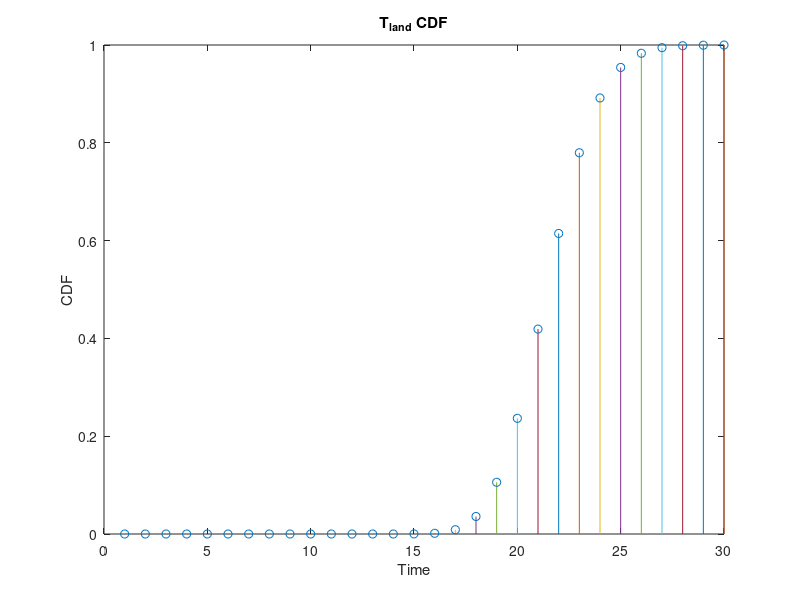
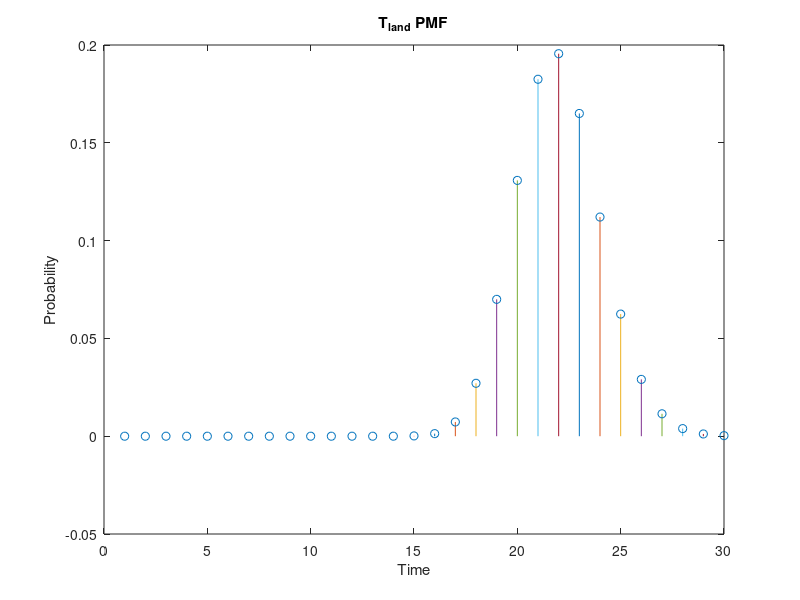
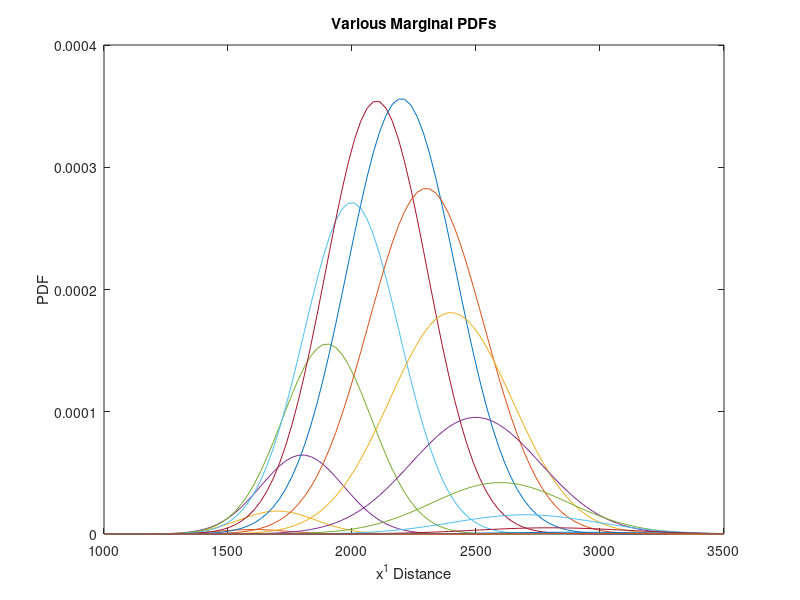
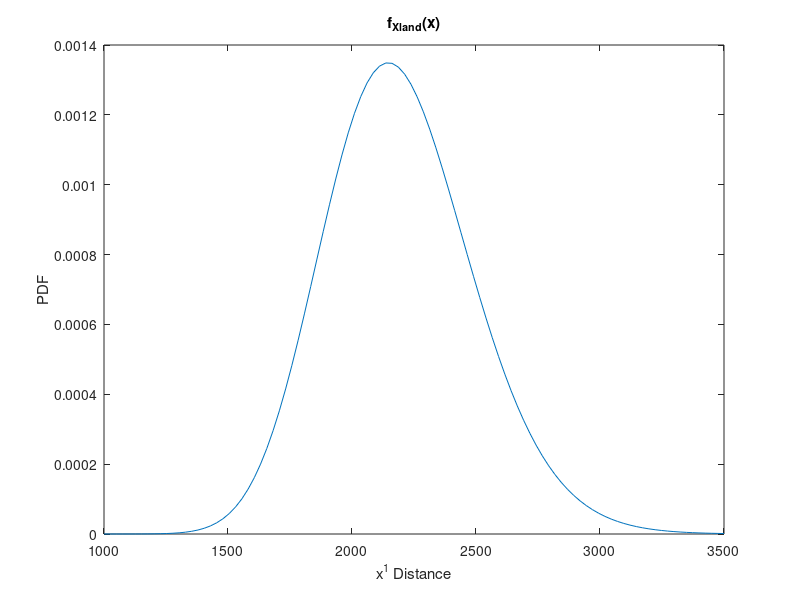

Write the MATLAB code that produced these figures, in order. (Note: this script raises an error after producing the figures.)
%% Problems 1 and 2
close all
%Initial variables and equations given in project document
x_00 = [0;00;100;100];
P_00 = [0 0 0 0; 0 0 0 0; 0 0 25 5; 0 0 5 25];
A = [1 0 1 0; 0 1 0 1; 0 0 1 0; 0 0 0 1];
Bu_t = [0;0;0;-9.8];
Q =[20 0 5 0; 0 20 0 5; 5 0 10 0; 0 5 0 10];

%Initializes discrete time vector and sets up matrix to hold probability
%values for the cdf plot
figure
t = 1:1:30;
cdf_vect = zeros(1,30);
muy_vect = zeros(1,30);
mux_vect = zeros(1,30);
stdx_vect = zeros(1,30);
stdy_vect = zeros(1,30);
rho_vect = zeros(1,30);

%Same code as from Problem 1, but this iteration calculates the probability
%that the projectile has hit the ground by every time t <= 30 and puts that
%probability into a matrix
for i = 1:30
    x_00 = A*x_00 + Bu_t;
    P_00 = A*P_00*A.' + Q;
    prob_cdf = normcdf(0, x_00(2,1), sqrt(P_00(2,2)));
    cdf_vect(i) = prob_cdf;
    
    %keeps track of values needed for equations for 2d
    mux_vect(i) = x_00(1,1);
    muy_vect(i) = x_00(2,1);
    stdx_vect(i) = sqrt(P_00(2,2));
    stdy_vect(i) = sqrt(P_00(1,1));
    rho_vect(i) = (P_00(1,2)/(x_00(2,1)*x_00(1,1)));
    
    %Plots the vertical lines to data points
    plot([i i],[0 prob_cdf])
    hold on
end

%Plots the probabilities calculated above against their time stamps to form
%the discrete cdf of T_land
scatter(t,cdf_vect)
title('T_{land} CDF')
xlabel('Time')
ylabel('CDF')
figure

%This block of code finds the height differences between the cdf points,
%which are the probabilities of the points (pmf) since this is a discrete system.
pmf_vect = [cdf_vect(1)];
for j = 2:30
    prob_pmf = cdf_vect(j) - cdf_vect(j-1);
    pmf_vect = [pmf_vect; prob_pmf];
    plot([j j],[0 prob_pmf])
    hold on
end

%Plots the pmf versus time
scatter(t, pmf_vect)
title('T_{land} PMF')
xlabel('Time')
ylabel('Probability')
pmf_vect_t = [pmf_vect.';t];

%Initializes vectors for containing the summation values
x = linspace(1000,3500);
values = 0;
final = 0;
new_mu = zeros(1,30);
new_std = zeros(1,30);
figure
sum_mean = 0;
sum_Ex2 = 0;

%Looking at all discrete t from 1 to 30, every 1 second
for a = 1:30
    %Calculates the various Marginal pdfs, evaluates them over the specified x
    %interval and scales them with their respective probabilities, plots the 
    %individuals, then sums their values into the final variable
    new_mu(a) = mux_vect(a) + (stdx_vect(a)/stdy_vect(a)*rho_vect(a)*(-muy_vect(a)));
    new_std(a) = sqrt((1-rho_vect(a)^2)*stdx_vect(a)^2);
    values = (pmf_vect(a)*normpdf(x,new_mu(a),new_std(a)));
    final = final+values;
    title('Various Marginal PDFs')
    xlabel('x^1 Distance')
    ylabel('PDF')
    plot(x, values)
    hold on
    
    %Finds the expected values of the marginal pdfs separately, then adds
    %them together to get the expected value of the mixture
    fun_Ex = @(y) (y.*pmf_vect(a).*normpdf(y,new_mu(a),new_std(a)));
    individual_mean = integral(fun_Ex,1000,3500);
    sum_mean = sum_mean + individual_mean;
    
    %Finds E[x^2] for each marginal pdf, then adds them together to get the
    %mixture value
    fun_Ex2 = @(y) (y.^2.*pmf_vect(a).*normpdf(y,new_mu(a),new_std(a)));
    individual_Ex2 = integral(fun_Ex2,1000,3500);
    sum_Ex2 = sum_Ex2 + individual_Ex2;
end

%Prints the mixture mean, calculates its variance and then prints it as
%well
sum_mean
sum_variance = sum_Ex2 - (sum_mean)^2

%Plots the summation of the marginals scaled by probability
figure
plot(x, final)
title('f_X_{land}(x)')
xlabel('x^1 Distance')
ylabel('PDF')

%% Problem 3 base vs radar
clear all
close all

%Initial variables and equations given in project document
x_pre = [0;00;100;100];
P_pre = [0 0 0 0; 0 0 0 0; 0 0 25 5; 0 0 5 25];
A = [1 0 1 0; 0 1 0 1; 0 0 1 0; 0 0 0 1];
Bu_t = [0;0;0;-9.8];
Q =[20 0 5 0; 0 20 0 5; 5 0 10 0; 0 5 0 10];
w_t_mu=[0,0,0,0];
R = [9 3 ; 3 9];
r_t_mu = [0 0];
C = [1 0 0 0;0 1 0 0];

%Initializes discrete time vector and sets up vectors to hold position
%values
t = 1:1:30;
x_position_vect = [];
x2_position_vect = [];
x_radar_vect = [];
y_radar_vect = [];

%Generates an initial condition from the bivariate Gaussian, transposes to
%have correct format
x_t = mvnrnd(x_pre,P_pre,1);
x_t = x_t.';
    
%For 30 timesteps, generates a random w_t value and uses that, with the
%given equations, to predict the position at the next timestep.  Loop is
%broken if projectile hits the ground before 30
for i = 1:30
    %This section calculates the radar measurements y 
    r_t = mvnrnd(r_t_mu,R,1).';
    y_t = C*x_t + r_t;
    
    w_t = mvnrnd(w_t_mu,Q,1);
    x_t = A*x_t + Bu_t + w_t;
    
    if x_t(2) <= 0
        break
    end
 
    x_position_vect = [x_position_vect x_t(1)];
    x2_position_vect = [x2_position_vect x_t(2)];
    
    x_radar_vect(i) = y_t(1);
    y_radar_vect(i) = y_t(2);
         
end
   
%Plots the radar observations versus the ground truth measurements  
figure()
scatter(x_position_vect,x2_position_vect)
hold on
xlabel('x^1 Distance')
ylabel('x^2 Distance')
title('One Realization of Trajectory with Radar')
scatter(x_radar_vect,y_radar_vect)
legend('Ground Truth','Radar Observations')
hold off

%% Problem 3 Kalman filter and graph comparison

close all
%Initial variables and equations given in project document
x_pre = [0;00;100;100];
P_pre = [0 0 0 0; 0 0 0 0; 0 0 25 5; 0 0 5 25];
A = [1 0 1 0; 0 1 0 1; 0 0 1 0; 0 0 0 1];
Bu_t = [0;0;0;-9.8];
Q =[20 0 5 0; 0 20 0 5; 5 0 10 0; 0 5 0 10];
w_t_mu=[0,0,0,0];
R = [9 3 ; 3 9];
r_t_mu = [0 0];
C = [1 0 0 0;0 1 0 0];

%Generates an initial condition from the bivariate Gaussian, transposes to
%have correct format
x_t = mvnrnd(x_pre,P_pre,1);
x_t = x_t.';

%Running kalman filter for 10 seconds
for i = 1:10

    %This section calculates the radar measurements y 
    r_t = mvnrnd(r_t_mu,R,1).';
    y_t = C*x_t + r_t;

%Updates the state x
    w_t = mvnrnd(w_t_mu,Q,1).';
    x_t = A*x_t + Bu_t + w_t;

%Kalman filtering subscript pre for prediction, up for update 
    x_pre = A*x_pre + Bu_t;
    P_pre = A*P_pre*A.' + Q;
    y_up = y_t - C*x_pre;
    S_up = C*P_pre*C.' + R;
    K_up = P_pre*C.'*S_up^-1;
    x_up = x_pre + K_up*y_up;
    P_up = (eye(4)-K_up*C)*P_pre;
end

x_t_kalman = x_up
P_t_kalman = P_up

%Initial matrices
x_up = [0;00;100;100];
P_up = [0 0 0 0; 0 0 0 0; 0 0 25 5; 0 0 5 25];
A = [1 0 1 0; 0 1 0 1; 0 0 1 0; 0 0 0 1];
Bu_t = [0;0;0;-9.8];
Q =[20 0 5 0; 0 20 0 5; 5 0 10 0; 0 5 0 10];

%Updates value for five time steps of one second
for i = 1:10
        x_up = A*x_up + Bu_t;
        P_up = A*P_up*A.' + Q;
end

%Outputs final results and corrects variable name
x_100 = x_up
P_100 = P_up

figure
hold on
confidence_ellipse(x_100,P_100, .9, 'r')
confidence_ellipse(x_t_kalman,P_t_kalman, .9, 'b')
title('90% CI at t = 10 With and Without Filtering')
xlabel('x^1 Distance')
ylabel('x^2 Distance')
legend('No Filter','Kalman Filter')
hold off
%% Problem 3 kalman up to t = 10 then prediction without kalman
close all
%Initial variables and equations given in project document
x_pre = [0;00;100;100];
P_pre = [0 0 0 0; 0 0 0 0; 0 0 25 5; 0 0 5 25];
A = [1 0 1 0; 0 1 0 1; 0 0 1 0; 0 0 0 1];
Bu_t = [0;0;0;-9.8];
Q =[20 0 5 0; 0 20 0 5; 5 0 10 0; 0 5 0 10];
w_t_mu=[0,0,0,0];
R = [9 3 ; 3 9];
r_t_mu = [0 0];
C = [1 0 0 0;0 1 0 0];

%Generates an initial condition from the bivariate Gaussian, transposes to
%have correct format
x_t = mvnrnd(x_pre,P_pre,1);
x_t = x_t.';

%Sets up time vector and a vector to store points for the cdf
figure
t = 1:1:30;
cdf_vect = zeros(1,30);
cdf_vect = zeros(1,30);
muy_vect = zeros(1,30);
mux_vect = zeros(1,30);
stdx_vect = zeros(1,30);
stdy_vect = zeros(1,30);
rho_vect = zeros(1,30);
x_position_vect = [];
x2_position_vect = [];
x_radar_vect = [];
y_radar_vect = [];

%Running kalman filter for 10 seconds
for i = 1:10

    %This section calculates the radar measurements y 
    r_t = mvnrnd(r_t_mu,R,1).';
    y_t = C*x_t + r_t;

%Updates the state x
    w_t = mvnrnd(w_t_mu,Q,1).';
    x_t = A*x_t + Bu_t + w_t;

%Kalman filtering subscript pre for prediction, up for update 
    x_pre = A*x_pre + Bu_t;
    P_pre = A*P_pre*A.' + Q;
    y_up = y_t - C*x_pre;
    S_up = C*P_pre*C.' + R;
    K_up = P_pre*C.'*S_up^-1;
    x_up = x_pre + K_up*y_up;
    P_up = (eye(4)-K_up*C)*P_pre;
    
    %Calculates the probability that the projectile has hit the ground by
    %the given time and stores it in the vector
    prob_cdf = normcdf(0, x_up(2,1), sqrt(P_up(2,2)));
    cdf_vect(i) = prob_cdf;
    
    %keeps track of values needed for equations for position calculation
    mux_vect(i) = x_up(1,1);
    muy_vect(i) = x_up(2,1);
    stdx_vect(i) = sqrt(P_up(2,2));
    stdy_vect(i) = sqrt(P_up(1,1));
    rho_vect(i) = (P_up(1,2)/(x_up(2,1)*x_up(1,1)));
    
    %Plots the vertical lines to data points
    plot([i i],[0 prob_cdf])
    hold on
end

kalman_mean = x_up
kalman_covariance = P_up

%Same code as from problem 2, but this only starts after the radar has
%stopped working and there are no measurements
for i = 11:30
    x_up = A*x_up + Bu_t;
    P_up = A*P_up*A.' + Q;
    prob_cdf = normcdf(0, x_up(2,1), sqrt(P_up(2,2)));
    cdf_vect(i) = prob_cdf;
    
    %keeps track of values needed for equations for position calculation
    mux_vect(i) = x_up(1,1);
    muy_vect(i) = x_up(2,1);
    stdx_vect(i) = sqrt(P_up(2,2));
    stdy_vect(i) = sqrt(P_up(1,1));
    rho_vect(i) = (P_up(1,2)/(x_up(2,1)*x_up(1,1)));
    
    
    %Plots the vertical lines to data points
    plot([i i],[0 prob_cdf])
    hold on
end

%Plots the probabilities calculated above against their time stamps to form
%the discrete cdf of T_land
scatter(t,cdf_vect)
title('T_{land} CDF')
xlabel('Time')
ylabel('CDF')
figure


%This block of code finds the height differences between the cdf points,
%which are the probabilities of the points (pmf) since this is a discrete system.
pmf_vect = [cdf_vect(1)];
for j = 2:30
    prob_pmf = cdf_vect(j) - cdf_vect(j-1);
    pmf_vect = [pmf_vect; prob_pmf];
    plot([j j],[0 prob_pmf])
    hold on
end

%Plots the pmf versus time
scatter(t, pmf_vect)
title('T_{land} PMF')
xlabel('Time')
ylabel('Probability')
pmf_vect_t = [pmf_vect.';t];
ylim([0,0.5]);

%Initializes vectors for containing the summation values
x = linspace(1000,3500);
values = 0;
final = 0;
new_mu = zeros(1,30);
new_std = zeros(1,30);
figure
sum_mean = 0;
sum_Ex2 = 0;

%Looking at all discrete t from 1 to 30, every 1 second
for a = 1:30
    %Calculates the various Marginal pdfs, evaluates them over the specified x
    %interval and scales them with their respective probabilities, plots the 
    %individuals, then sums their values into the final variable
    new_mu(a) = mux_vect(a) + (stdx_vect(a)/stdy_vect(a)*rho_vect(a)*(-muy_vect(a)));
    new_std(a) = sqrt((1-rho_vect(a)^2)*stdx_vect(a)^2);
    values = (pmf_vect(a)*normpdf(x,new_mu(a),new_std(a)));
    final = final+values;
    title('Various Marginal PDFs')
    xlabel('x^1 Distance')
    ylabel('PDF')
    plot(x, values)
    hold on
    
    %Finds the expected values of the marginal pdfs separately, then adds
    %them together to get the expected value of the mixture
    fun_Ex = @(y) (y.*pmf_vect(a).*normpdf(y,new_mu(a),new_std(a)));
    individual_mean = integral(fun_Ex,1000,3500);
    sum_mean = sum_mean + individual_mean;
    
    %Finds E[x^2] for each marginal pdf, then adds them together to get the
    %mixture value
    fun_Ex2 = @(y) (y.^2.*pmf_vect(a).*normpdf(y,new_mu(a),new_std(a)));
    individual_Ex2 = integral(fun_Ex2,1000,3500);
    sum_Ex2 = sum_Ex2 + individual_Ex2;
end

%Prints the mixture mean, calculates its variance and then prints it as
%well
sum_mean
sum_variance = sum_Ex2 - (sum_mean)^2

%Plots the summation of the marginals scaled by probability
figure
plot(x, final)
title('f_X_{land}(x)')
xlabel('x^1 Distance')
ylabel('PDF')
%% Plotting possible realizations after radar stops
close all
%Initial variables and equations given in project document, with x10/10 and
%p10/10 calculated from Kalman filtering in part c
x_10 = [909.7296,582.0647,88.6520,5.0765];
P_10 = [8.9857 2.9922 1.1185 0.3557; 2.9922 8.9857 0.3557 1.1185; 1.1185 0.3557 31.3630 0.3569; 0.3557 1.1185 0.3569 31.3630];
x_00 = [0;00;100;100];
P_00 = [0 0 0 0; 0 0 0 0; 0 0 25 5; 0 0 5 25];
A = [1 0 1 0; 0 1 0 1; 0 0 1 0; 0 0 0 1];
Bu_t = [0;0;0;-9.8];
Q =[20 0 5 0; 0 20 0 5; 5 0 10 0; 0 5 0 10];
w_t_mu=[0,0,0,0];

%Initializes discrete time vector and sets up matrix to hold probability
%values for the cdf plot
t = 1:1:30;
x_position_vect = [];
y_position_vect = [];
figure
P_t=P_10;

%Cell arrays to hold data for average position and time of landing calculation
x_pos={};
ts={};

%Plots 1000 realizations of possible trajectories after the radar has
%stopped working at t = 10
for n = 1:3000
    %Generates an initial condition from the bivariate Gaussian, transposes to
    %have correct format
    x_t = mvnrnd(x_10,P_10,1);
    x_t = x_t.';
    
    %For 15 timesteps past the radar turn off, generates a random w_t value
    %and uses that, with the given equations, to predict the position at 
    %the next timestep. Loop is broken if projectile hits the ground before 30
    for i = 1:15
        w_t = mvnrnd(w_t_mu,Q,1).';
        x_t = A*x_t + Bu_t + w_t;
        P_t = A*P_t*A.' + Q;
    
        %When projectile hits the ground, position and time are recorded
        if x_t(2,1) <= 0
            x_pos=[x_pos x_t(1)];
            ts=[ts i];
            break
        end
 
        x_position_vect = [x_position_vect x_t(1)];
        y_position_vect = [y_position_vect x_t(2)];
         
    end
   
    
    %Plots the specific realization and clears vector to hold data for the
    %next
    scatter(x_position_vect,y_position_vect)
    hold on
    x_position_vect = [];
    y_position_vect = [];

    
end

%Plots the various trajectories and calculates the average landing distance
%and time based on the data from the trials
xlabel('x^1 Distance')
ylabel('x^2 Distance')
title('Final Trajectory')
x_land=sum([x_pos{:}])/length(x_pos)
t_land=sum([ts{:}])/length(ts) + 10

